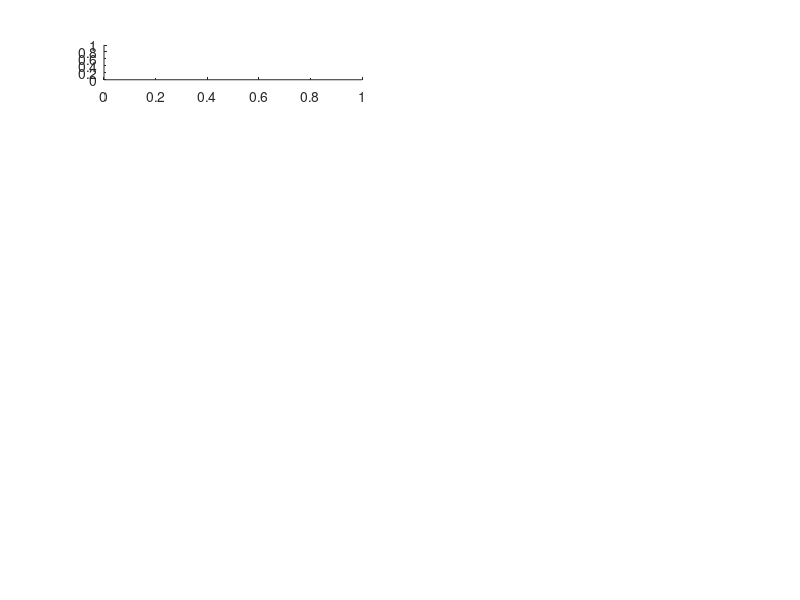

Reproduce this figure in MATLAB. (Note: this script raises an error after producing the figure.)
%% 分段去直流，因为当反馈强度逐渐增大，且目标物远离激光器运动时会在信号中引入较大的直流成分，在时域上体现为自混合信号条纹向上偏移。

%% 全局变量
clc;
clear all;
close all;

fs = 200000;  % 采样率，即fs(s)采一个点。
N = 4000;  
fv = 200;  % 震动频
C = [0.5,0.5];
alpha = 4.6;

%% 全局变量
windowLength = 512; % 窗长
overlapLength = floor(windowLength * 0.9);  % OverlapLength后为指定的重叠长度
% overlapLength = floor(50);  % OverlapLength后为指定的重叠长度
window = hamming(windowLength, "periodic");  % 使用汉明窗作为滑动的窗口
% window = kaiser(windowLength,5);
fftLength = 5*windowLength;
% fftLength = 512;
M = C(1)/10; % 抑制因子
V = 0.9; % 抑制因子2

% %% 产生自混合信号
% figure(1);
% subplot(7,2,1);
% t = (0:N-1)/fs;  % 采样时间，设N=10, fs=200，即采样了0.05s，t为[0...0.045]
% lambda = 650e-9;  % 波长
% A = 2 * lambda;  % 幅值（✔）
% % A = 3e-6;  % 幅值（✔）
% L0 = 20 * lambda;  % 外腔距离（✔） 
% Lt = A.* sin(2*pi*fv*t);  % L0为标称位置，外腔长度
% beta = 1;  % the amplitude of selfmixing signal
% phi0 = 4*pi*(L0+Lt)/lambda;
% 
% p = zeros(1,N);
% 
% 
%  % C的变化是一个正弦曲线，不能随机数！
% C_upper = C(1);
% C_top = C(2);
% % 这个乘和加保证了c的上下限
% x = linspace(0, 3*pi, N);
% c = (C(2)-C(1))/2 * cos(x) + (C_top - (C(2)-C(1))/2);
% plot(1:N,c);ylabel('Amp.(a.u)','FontSize',7,'FontWeight','bold'); xlabel('sample(num)','FontSize',7,'FontWeight','bold');
% for i = 1:N 
%     CC = c(i);
%     p(i) = beta * cos(solve_phiF(CC, phi0(i), alpha));  % 遍历所有的phi0
% end
% % p = p + randn(size(p));
% % p = awgn(p,10); % 10db，加噪声在抑制是可以的，问题是加了噪声没法从原信号判断方向了。
% plot(p);
% p_init = p;
% title(['自混合信号,C=',num2str(C)]);

%% 自混合实验信号
figure(1);
subplot(7,2,1);
path =  'D:\matlab save\self-mixing\smi_实验信号\gexiong_f(100)_A(3um).csv';  % 5 文件路径
M = 112000; N = 16000;  [t, p, fs] = MOVE_API_EXPERIMENT(M, N, path);  % 5 从M点处取N个点
plot(p);
p_init = p;
title(['自混合信号,C=',num2str(C)]);

%% 打padding
judge = true; 
padding = windowLength;  % 逆变换不可避免的会让信号变短，要padding
while judge
    if mod(((2 * padding + N - overlapLength) / (windowLength - overlapLength)), 1) == 0
        judge = false;
    else
        padding = padding - 1;
    end
end
p = [zeros(1,padding) p zeros(1,padding)];

%% 时频分析
% stft(p, fs, 'Window', window, 'OverlapLength', overlapLength, 'FFTLength', 5*windowLength);  % 如果不返回值就是直接画图
TF = stft(p, fs, 'Window', window, 'OverlapLength', overlapLength, 'FFTLength', fftLength);  % （wf每一列就是每一个时间维度的频率）
weight1 = abs(TF)./max(abs(TF));  % 要把这个矩阵当作权值使用，所以按列先归一化

% weight1(find(weight1 == 1)) = weight1(find(weight1 == 1)) - 1e-11;  % 是找到weight1中等于1的位置（理论上每列都有），并都减去num极小值，因为这个后边要用做分母，所以减去一个无穷小量，不要让他产生无穷大
% weight2 = (weight1.^64)./(1 - weight1.^64); % 算法1：构建一个函数，让原来频率分量大的更大，小的更小，windowLenght此处为抑制因子
% weight2 = weight1 .^ 2;

weight2 = weight1;
% weight2( find(weight2 < (std(weight2)).^(M)) ) = 0;  % 删除weight2中每列小于其标准差的数，这步意义不大。✔此处抑制效果越小抑制效果越好，越大抑制效果越差！
weight2( find(weight2 < V) ) = 0; 
weight2 = weight2 ./ max(weight2);
TF_curb = TF .* weight2;  % 获得抑制后的信号

size = size(TF);
[x,y] = meshgrid(1:size(2),1:size(1));
subplot(7,2,[2,4,6]);
mesh(x,y,abs(TF));
% mesh(x,y,angle(TF));
view(0,90)
title('抑制前')

subplot(7,2,[10,12,14]);
mesh(x,y,abs(TF_curb));
% mesh(x,y,angle(TF_curb));
view(0,90);
title('抑制后');

%% 逆变化
p = (istft(TF_curb, fs, 'Window', window, 'OverlapLength', overlapLength, 'FFTLength', 5*windowLength))';
figure(1);
subplot(7,2,3);
plot(p);
title('未归一化');

% subplot(7,2,5);
% p = 2 * (p - min(p))./(max(p) - min(p)) - 1;
% p = p(padding+1:end-padding);  % 去掉之前的padding
% plot(p);
% title('归一化1');

subplot(7,2,7);
p = 2 * (p - -abs(hilbert(-p)))./(abs(hilbert(p)) - -abs(hilbert(-p))) - 1;
% p = p./abs(p);  % ×这个有问题，我自己乱推的
p = p(padding+1:end-padding);  % 去掉之前的padding
p = sgolayfilt(p,4,31);  % ✔平滑滤波器，这里的参数也需要细调！！！第一个参数好像是重复的次数，第二个是强度，重复次数必须小于强度，强度必须为奇数          c小的时候可以设置4，31   c大的时候可以设置2，21
plot(p);
title('归一化2');



%% 找到所有的峰谷值（包含跳变点）
hold on;
[top_p,loc_p] = findpeaks(p);
% loc_p_convert = N2T(loc_p,N,T);
[top_v,loc_v] = findpeaks(-p);
top_v = -top_v;
% loc_v_convert = N2T(loc_v,N,T);
scatter(loc_p,top_p);
scatter(loc_v,top_v);

%% 包络确定方向！
% subplot(7,2,9);
diffp = diff(p);  % diff是相邻两个数的差分，对第一个位置补0
diffp = [0,diffp];
diff_acosp = diff(acos(p));
diff_acosp = [0,diff_acosp];
plot(diffp);
hold on;

[top_diffp_p,loc_diffp_p] = findpeaks(diffp);  % 拿到极值和索引值
[top_diffp_v,loc_diffp_v] = findpeaks(-diffp);
% scatter(loc_diffp_p,top_diffp_p);
% scatter(loc_diffp_v,-top_diffp_v);
en_top = interp1(loc_diffp_p,top_diffp_p,1:N,'spline');  % 三次样条插值，曲线更平滑
en_bottom = interp1(loc_diffp_v,-top_diffp_v,1:N,'spline');

en_median = (en_top - (en_top - en_bottom)/2);
dir = -sign(en_median);  % 让dir暂时指明方向

% plot(en_top);
% plot(en_bottom);
% plot(dir);
% title("diffp及其包络确定方向")

%% 利用平均峰值，求出翻转点，因为翻转点都是M型的
Avg_p = sum(diff(loc_p)) / (length(loc_p)) + 75;  % 平均峰值距离，这个length(loc_p)可以调...这里实验信号算出来平均峰值太小了，A= 1.3刚好，3um我直接补了个70...我醉了
Avg_v = sum(diff(loc_v)) / (length(loc_p)) + 150;  % 平均峰值距离，这个length(loc_p)可以调...这里实验信号算出来平均峰值太小了，A= 1.3刚好，3um我直接补了个70...我醉了

loc_r = [];
top_r = [];
for i = length(loc_p)-1:-1:2
    % 求峰值的翻转点
    if abs(loc_p(i) - loc_p(i-1)) > Avg_p && abs(loc_p(i) - loc_p(i+1)) > Avg_p % 每个点都和左右边的点比，距离都大于平均峰值就是翻转点
        loc_r = [loc_r,loc_p(i)];
        top_r = [top_r, top_p(i)];     
    end
    % 求谷值的翻转点
    if abs(loc_v(i) - loc_v(i-1)) > Avg_v && abs(loc_v(i) - loc_v(i+1)) > Avg_v % 每个点都和左右边的点比，距离都大于平均峰值就是翻转点
        loc_r = [loc_r,loc_v(i)];
        top_r = [top_r, top_v(i)];     
    end
    
end

subplot(7,2,9);
plot(p);
hold on;
scatter(loc_r,top_r,"g");


%% 挖去峰值中的跳变点，返回，峰值、谷值、跳变点！
for i = 1:length(loc_p)
    for j = 1:length(loc_r)
        if loc_p(i) == loc_r(j)
            loc_p(i) = nan;
            top_p(i) = nan;
        end
    end
end

% 挖去谷值中的跳变点
for i = 1:length(loc_v)
    for j = 1:length(loc_r)
        if loc_v(i) == loc_r(j)
            loc_v(i) = nan;
            top_v(i) = nan;
        end
    end
end

% 删除数组中的nan
loc_p(isnan(loc_p))=[];
loc_v(isnan(loc_v))=[];
top_p(isnan(top_p))=[];
top_v(isnan(top_v))=[];


%% 根据求出的翻转点修正一下dir信息！
subplot(7,2,11);
direction = zeros(1,N);
direction(1) = dir(1);
k = 1;
for i = 1:N
    direction(i) = k;
    if ismember(i, loc_r)
        k = k * -1;
    end
end

plot(p);
hold on;
scatter(loc_p,top_p);
scatter(loc_v,top_v);
scatter(loc_r,top_r);
plot(direction);
title("得到纯净的峰谷值和完全正确的方向")
 
%% just for test 




























%% subfunction （selfmixing-power）
function phiF = solve_phiF(C,phi0,alpha)  % 求解出每一个phi0对应的phiF
    if C<=1  % 每个phi0的解区间
        [phiF_min, phiF_max] = bounds1(C,phi0);
    else
        [phiF_min, phiF_max] = bounds2(C,phi0,alpha);
    end
    
    excessphaze_equation = @(phiF)phiF-phi0+C*sin(phiF+atan(alpha));
    
    if (excessphaze_equation (phiF_min)>0)  % 文章的解释为,phiF_min值可能刚好比零点大一点点点，这时候取phiF_min为近似零点
        phiF = phiF_min;
    elseif (excessphaze_equation (phiF_max)<0)
    	phiF = phiF_max;
    else
    	phiF = fzero(excessphaze_equation,[phiF_min,phiF_max]);
    end  
end

%---C < 1时的解区间函数------------------------------------------
function [phiF_min, phiF_max] = bounds1(C,phi0) 
    phiF_min = phi0-C;
    phiF_max = phi0+C;
end

%---C > 1时的解区间函数------------------------------------------
function [phiF_min, phiF_max] = bounds2(C,phi0,alpha)
persistent m; 
if isempty (m); m = 0; end
mlower = ceil ((phi0 + atan (alpha) + acos (1/C)- sqrt (C*C- 1))/(2*pi)- 1.5);
mupper = floor ((phi0 + atan (alpha)- acos (1/C) + sqrt (C*C- 1))/(2*pi)- 0.5);
if (m < mlower); m = mlower; end
if (m > mupper); m = mupper; end
phiF_min = (2*m+1)*pi + acos (1/C)- atan (alpha); 
phiF_max = (2*m+3)* pi- acos (1/C)- atan (alpha); 
end


%% subfunction2(reconstruction_T_N间转换)
% 该函数实现，将N转换为对应的t，也就是从T=1，N=10这些简单的时候推出来N(i)与t的关系
% 其中N为需要转换的点，N为采样点数，T为模拟时间
function  temp = N2T(temp1,N,T)
temp = zeros(1,length(temp1));    
    for i = 1:length(temp1) 
        temp(i) = T*(temp1(i)-1)/N;
    end
end

function temp = T2N(temp1,N,T)
temp = zeros(1,length(temp1));    
    for i = 1:length(temp1) 
        temp(i) = N*temp1(i)/T + 1;
    end
end